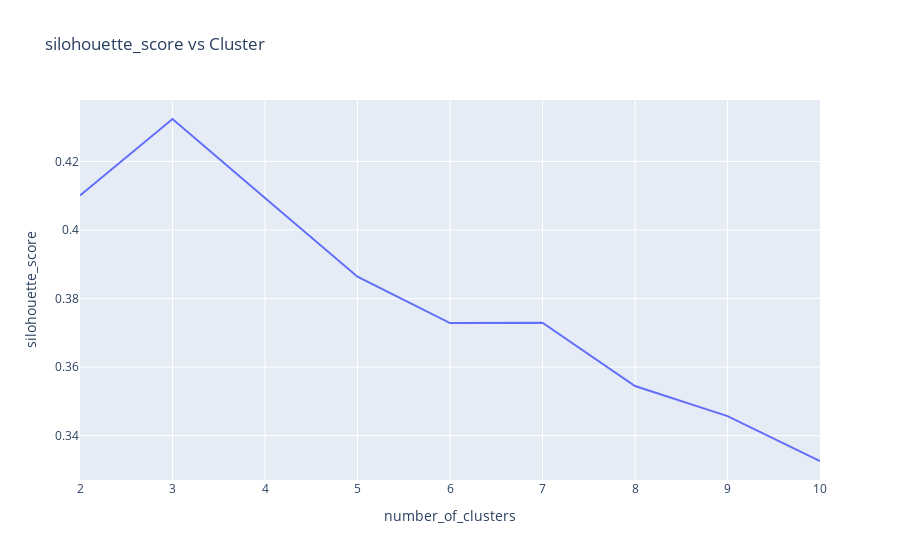

The cell this chart's notebook holds for it:
### Code cell
fig = px.line(silhouette_avg, x="number_of_clusters", y="silohouette_score", title='silohouette_score vs Cluster')
fig.show()

### Figure 1 — Plotly figure (JSON) as saved in the notebook; plotly's stock layout.template omitted (floating-point values rounded to 4 significant figures)
{"data": [{"hovertemplate": "number_of_clusters=%{x}<br>silohouette_score=%{y}<extra></extra>", "legendgroup": "", "line": {"color": "#636efa", "dash": "solid"}, "marker": {"symbol": "circle"}, "mode": "lines", "name": "", "orientation": "v", "showlegend": false, "type": "scatter", "x": [2, 3, 4, 5, 6, 7, 8, 9, 10], "xaxis": "x", "y": [0.4101, 0.4324, 0.4093, 0.3864, 0.3729, 0.373, 0.3545, 0.3457, 0.3326], "yaxis": "y"}], "layout": {"legend": {"tracegroupgap": 0}, "title": {"text": "silohouette_score vs Cluster"}, "xaxis": {"anchor": "y", "domain": [0, 1], "title": {"text": "number_of_clusters"}}, "yaxis": {"anchor": "x", "domain": [0, 1], "title": {"text": "silohouette_score"}}}}
